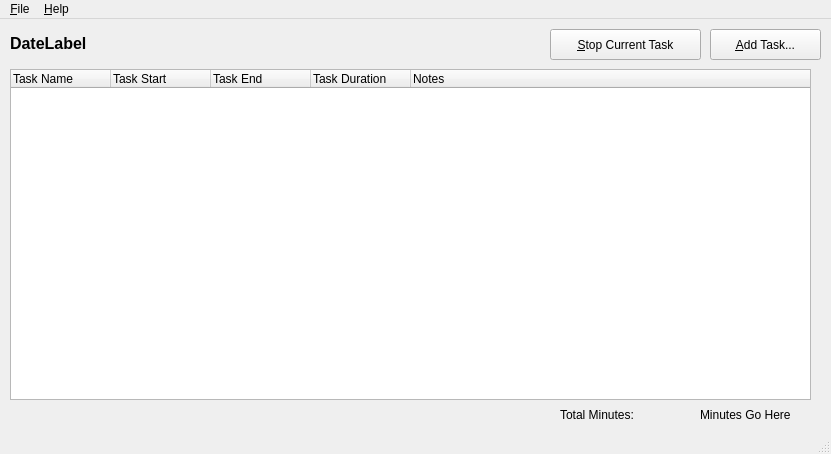
<?xml version="1.0" encoding="UTF-8"?>
<ui version="4.0">
 <class>MainWindow</class>
 <widget class="QMainWindow" name="MainWindow">
  <property name="geometry">
   <rect>
    <x>0</x>
    <y>0</y>
    <width>831</width>
    <height>454</height>
   </rect>
  </property>
  <property name="minimumSize">
   <size>
    <width>831</width>
    <height>454</height>
   </size>
  </property>
  <property name="maximumSize">
   <size>
    <width>831</width>
    <height>454</height>
   </size>
  </property>
  <property name="windowTitle">
   <string>Time Tracker</string>
  </property>
  <property name="windowIcon">
   <iconset resource="resources.qrc">
    <normaloff>:/resources/hourglass_icon.png</normaloff>:/resources/hourglass_icon.png</iconset>
  </property>
  <widget class="QWidget" name="centralWidget">
   <widget class="QLabel" name="dateLabel">
    <property name="geometry">
     <rect>
      <x>10</x>
      <y>9</y>
      <width>221</width>
      <height>31</height>
     </rect>
    </property>
    <property name="font">
     <font>
      <pointsize>12</pointsize>
      <weight>75</weight>
      <bold>true</bold>
     </font>
    </property>
    <property name="text">
     <string>DateLabel</string>
    </property>
   </widget>
   <widget class="QPushButton" name="addTaskButton">
    <property name="geometry">
     <rect>
      <x>710</x>
      <y>10</y>
      <width>111</width>
      <height>31</height>
     </rect>
    </property>
    <property name="styleSheet">
     <string notr="true"/>
    </property>
    <property name="text">
     <string>&amp;Add Task...</string>
    </property>
    <property name="icon">
     <iconset resource="resources.qrc">
      <normaloff>:/resources/add_button_img.png</normaloff>
      <normalon>:/resources/add_button_img.png</normalon>
      <activeoff>:/resources/add_button_img.png</activeoff>
      <activeon>:/resources/add_button_img.png</activeon>:/resources/add_button_img.png</iconset>
    </property>
   </widget>
   <widget class="QTreeWidget" name="taskTree">
    <property name="geometry">
     <rect>
      <x>10</x>
      <y>50</y>
      <width>801</width>
      <height>331</height>
     </rect>
    </property>
    <property name="contextMenuPolicy">
     <enum>Qt::ActionsContextMenu</enum>
    </property>
    <property name="columnCount">
     <number>5</number>
    </property>
    <column>
     <property name="text">
      <string>Task Name</string>
     </property>
    </column>
    <column>
     <property name="text">
      <string>Task Start</string>
     </property>
    </column>
    <column>
     <property name="text">
      <string>Task End</string>
     </property>
    </column>
    <column>
     <property name="text">
      <string>Task Duration</string>
     </property>
    </column>
    <column>
     <property name="text">
      <string>Notes</string>
     </property>
    </column>
   </widget>
   <widget class="QPushButton" name="stopTaskButton">
    <property name="geometry">
     <rect>
      <x>550</x>
      <y>10</y>
      <width>151</width>
      <height>31</height>
     </rect>
    </property>
    <property name="contextMenuPolicy">
     <enum>Qt::CustomContextMenu</enum>
    </property>
    <property name="styleSheet">
     <string notr="true"/>
    </property>
    <property name="text">
     <string>&amp;Stop Current Task</string>
    </property>
    <property name="icon">
     <iconset resource="resources.qrc">
      <normaloff>:/resources/stop_button_img.png</normaloff>:/resources/stop_button_img.png</iconset>
    </property>
   </widget>
   <widget class="QLabel" name="totalMinutesLabel">
    <property name="geometry">
     <rect>
      <x>700</x>
      <y>380</y>
      <width>111</width>
      <height>31</height>
     </rect>
    </property>
    <property name="text">
     <string>Minutes Go Here</string>
    </property>
   </widget>
   <widget class="QLabel" name="totalMinutesLabel_2">
    <property name="geometry">
     <rect>
      <x>560</x>
      <y>380</y>
      <width>121</width>
      <height>31</height>
     </rect>
    </property>
    <property name="text">
     <string>Total Minutes:</string>
    </property>
   </widget>
  </widget>
  <widget class="QMenuBar" name="menuBar">
   <property name="geometry">
    <rect>
     <x>0</x>
     <y>0</y>
     <width>831</width>
     <height>22</height>
    </rect>
   </property>
   <widget class="QMenu" name="menuTime_Tracker">
    <property name="title">
     <string>&amp;File</string>
    </property>
    <addaction name="actionSave"/>
    <addaction name="separator"/>
    <addaction name="menuActionOpen"/>
    <addaction name="actionClose"/>
    <addaction name="separator"/>
    <addaction name="actionConfiguration"/>
    <addaction name="separator"/>
    <addaction name="actionExit"/>
   </widget>
   <widget class="QMenu" name="menuHelp">
    <property name="title">
     <string>&amp;Help</string>
    </property>
    <addaction name="action_About"/>
   </widget>
   <addaction name="menuTime_Tracker"/>
   <addaction name="menuHelp"/>
  </widget>
  <widget class="QStatusBar" name="statusBar"/>
  <action name="menuActionOpen">
   <property name="text">
    <string>&amp;Open...</string>
   </property>
  </action>
  <action name="actionExit">
   <property name="text">
    <string>E&amp;xit</string>
   </property>
  </action>
  <action name="action_About">
   <property name="text">
    <string>&amp;About</string>
   </property>
  </action>
  <action name="actionClose">
   <property name="text">
    <string>&amp;Close</string>
   </property>
  </action>
  <action name="actionSave">
   <property name="text">
    <string>Save...</string>
   </property>
  </action>
  <action name="actionConfiguration">
   <property name="text">
    <string>S&amp;ettings</string>
   </property>
  </action>
 </widget>
 <layoutdefault spacing="6" margin="11"/>
 <resources>
  <include location="resources.qrc"/>
 </resources>
 <connections/>
</ui>
